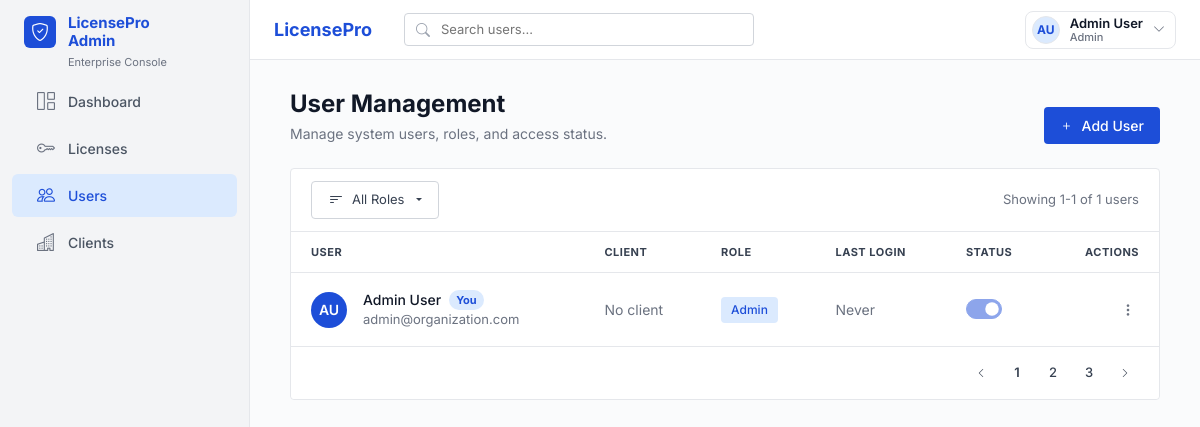
The app's page /public/users.php (signed in) with its own data.
### tables this page shows
CREATE TABLE IF NOT EXISTS users (
    id INT AUTO_INCREMENT PRIMARY KEY,
    client_id INT NULL,
    full_name VARCHAR(120) NOT NULL,
    email VARCHAR(180) NOT NULL UNIQUE,
    password_hash VARCHAR(255) NOT NULL,
    role VARCHAR(32) NOT NULL DEFAULT 'viewer',
    status VARCHAR(32) NOT NULL DEFAULT 'active',
    last_login_at DATETIME NULL,
    created_at DATETIME NOT NULL,
    updated_at DATETIME NOT NULL
);

### public/users.php (the view, shortened to what this page needs)
<?php
require __DIR__ . '/../includes/components.php';
$db = db_connection();
$users = $db->query(
    'SELECT users.id, users.client_id, users.full_name, users.email, users.role, users.status, users.last_login_at,
            clients.name AS client_name
     FROM users
     LEFT JOIN clients ON clients.id = users.client_id
     ORDER BY users.id DESC'
)->fetchAll();
$currentUserId = (int) ($_SESSION['user']['id'] ?? 0);
function user_initials(string $name): string
{
    $parts = preg_split('/\s+/', trim($name));
    $initials = '';
    foreach (array_slice($parts, 0, 2) as $part) {
        $initials .= strtoupper($part[0] ?? '');
    }
    return $initials !== '' ? $initials : 'US';
}
function role_badge(string $role): string
{
    if ($role === 'admin') {
        return 'badge-admin';
    }
    return 'badge-viewer';
}
function format_login(?string $timestamp): string
{
    if (!$timestamp) {
        return 'Never';
    }
    $time = strtotime($timestamp);
    return date('M d, Y h:i A', $time);
}
?>
<!DOCTYPE html>
<html lang="en">
<head>
    <link href="https://cdn.jsdelivr.net/npm/bootstrap@5.3.3/dist/css/bootstrap.min.css" rel="stylesheet">
    <link rel="stylesheet" href="https://cdn.jsdelivr.net/npm/bootstrap-icons@1.11.3/font/bootstrap-icons.min.css">
    <link rel="stylesheet" href="assets/css/users.css">
    <link rel="stylesheet" href="assets/css/components.css">
</head>
<body>
    <?php render_sidebar('users'); ?>
    <?php render_top_nav('Search users...'); ?>
    <div class="main-content">
        <div class="page-header">
            <div>
                <h1 class="page-title">User Management</h1>
                <p class="page-subtitle">Manage system users, roles, and access status.</p>
            </div>
            <div>
                <button class="btn-primary-custom" data-bs-toggle="modal" data-bs-target="#addUserModal">
                    <i class="bi bi-plus" style="margin-right: 2px;"></i> Add User
                </button>
            </div>
        </div>
        <div class="users-card">
            <div class="table-toolbar">
                <div class="dropdown">
                    <button class="btn-outline dropdown-toggle" id="userRoleFilterButton" type="button" data-bs-toggle="dropdown" aria-expanded="false">
                        <i class="bi bi-filter-left" style="font-size: 16px;"></i> <span>All Roles</span>
                    </button>
                </div>
                <div class="pagination-info" id="usersResultCount">
                </div>
            </div>
            <div class="table-responsive">
                <table class="table custom-table mb-0">
                    <thead>
                        <tr>
                            <th>USER</th>
                            <th>CLIENT</th>
                            <th>ROLE</th>
                            <th>LAST LOGIN</th>
                            <th>STATUS</th>
                            <th class="text-end">ACTIONS</th>
                        </tr>
                    </thead>
                    <tbody id="usersTableBody">
                        <?php foreach ($users as $user): ?>
                            <?php $isCurrentUser = (int) $user['id'] === $currentUserId; ?>
                            <tr
                                data-role="<?php echo h($user['role']); ?>"
                                data-status="<?php echo h($user['status']); ?>"
                                data-user-id="<?php echo (int) $user['id']; ?>"
                                data-client-id="<?php echo (int) ($user['client_id'] ?? 0); ?>"
                                data-client-name="<?php echo h($user['client_name'] ?? 'No client'); ?>"
                                data-full-name="<?php echo h($user['full_name']); ?>"
                                data-email="<?php echo h($user['email']); ?>"
                            >
                                <td>
                                    <div class="user-cell">
                                        <div class="avatar avatar-blue"><?php echo h(user_initials($user['full_name'])); ?></div>
                                        <div class="user-info">
                                            <div class="user-name">
                                                <?php echo h($user['full_name']); ?>
                                                <?php if ($isCurrentUser): ?>
                                                    <span class="current-user-pill">You</span>
                                                <?php endif; ?>
                                            </div>
                                            <div class="user-email"><?php echo h($user['email']); ?></div>
                                        </div>
                                    </div>
                                </td>
                                <td class="text-muted text-sm"><?php echo h($user['client_name'] ?? 'No client'); ?></td>
                                <td><span class="role-badge <?php echo role_badge($user['role']); ?>"><?php echo h(ucfirst($user['role'])); ?></span></td>
                                <td class="text-muted text-sm"><?php echo h(format_login($user['last_login_at'])); ?></td>
                                <td>
                                    <?php if ($user['status'] === 'pending'): ?>
                                        <span class="role-badge badge-pending">Pending</span>
                                    <?php else: ?>
                                        <form method="post" action="actions/users_manage.php" class="status-toggle-form">
                                            <div class="form-check form-switch custom-switch">
                                                <input
                                                    class="form-check-input user-status-switch"
                                                    type="checkbox"
                                                    role="switch"
                                                    aria-label="Toggle user status"
                                                    <?php echo $user['status'] === 'active' ? 'checked' : ''; ?>
                                                    <?php echo $isCurrentUser ? 'disabled' : ''; ?>
                                                >
                                            </div>
                                        </form>
                                    <?php endif; ?>
                                </td>
                                <td class="text-end">
                                    <div class="dropdown user-actions">
                                        <button class="btn-icon" type="button" data-bs-toggle="dropdown" aria-expanded="false" aria-label="User actions">
                                            <i class="bi bi-three-dots-vertical"></i>
                                        </button>
                                    </div>
                                </td>
                            </tr>
                        <?php endforeach; ?>
                    </tbody>
                </table>
            </div>
            <div class="table-footer">
                <div class="pagination-container">
                    <button class="btn-page"><i class="bi bi-chevron-left" style="font-size: 10px;"></i></button>
                    <button class="btn-page active">1</button>
                    <button class="btn-page">2</button>
                    <button class="btn-page">3</button>
                    <button class="btn-page"><i class="bi bi-chevron-right" style="font-size: 10px;"></i></button>
                </div>
            </div>
        </div>
    </div>
</body>
</html>

### includes/components.php (shortened to what this page needs)
<?php
function h(?string $value): string
{
    return htmlspecialchars((string) $value, ENT_QUOTES, 'UTF-8');
}
function current_user(): array
{
    return $_SESSION['user'] ?? [];
}
function user_initials_from_name(?string $name): string
{
    $parts = preg_split('/\s+/', trim((string) $name));
    $initials = '';
    foreach (array_slice($parts ?: [], 0, 2) as $part) {
        $initials .= strtoupper($part[0] ?? '');
    }
    return $initials !== '' ? $initials : 'AU';
}
function render_sidebar(string $activePage): void
{
    if (function_exists('auth_user_role') && auth_user_role() === 'viewer') {
        $items = [
            'licenses' => ['href' => 'licence.php', 'icon' => 'bi-key', 'label' => 'Licenses'],
        ];
    } else {
        $items = [
            'dashboard' => ['href' => 'dashboard.php', 'icon' => 'bi-grid-1x2', 'label' => 'Dashboard'],
            'licenses' => ['href' => 'licence.php', 'icon' => 'bi-key', 'label' => 'Licenses'],
            'users' => ['href' => 'users.php', 'icon' => 'bi-people', 'label' => 'Users'],
            'clients' => ['href' => 'clients.php', 'icon' => 'bi-buildings', 'label' => 'Clients'],
        ];
    }
    ?>
    <div class="sidebar" id="sidebar">
        <div class="sidebar-header">
            <div class="sidebar-logo-icon">
                <i class="bi bi-shield-check"></i>
            </div>
            <div class="sidebar-title-group">
                <span class="sidebar-title">LicensePro</span>
                <span class="sidebar-title">Admin</span>
                <span class="sidebar-subtitle">Enterprise Console</span>
            </div>
        </div>
        <nav class="sidebar-nav" aria-label="Main navigation">
            <?php foreach ($items as $key => $item): ?>
                <a href="<?php echo h($item['href']); ?>" class="nav-item-link<?php echo $activePage === $key ? ' active' : ''; ?>">
                    <i class="bi <?php echo h($item['icon']); ?>"></i> <?php echo h($item['label']); ?>
                </a>
            <?php endforeach; ?>
        </nav>
    </div>
    <?php
}
function render_top_nav(string $searchPlaceholder = 'Search...'): void
{
    $user = current_user();
    $name = $user['full_name'] ?? 'Admin User';
    $role = $user['role'] ?? 'admin';
    $initials = user_initials_from_name($name);
    ?>
    <div class="top-navbar">
        <div class="d-flex align-items-center">
            <span class="navbar-brand-text">LicensePro</span>
            <div class="search-container">
                <i class="bi bi-search"></i>
                <input type="text" class="search-input" id="globalSearch" placeholder="<?php echo h($searchPlaceholder); ?>" aria-label="Global search">
            </div>
        </div>
        <div class="top-nav-icons">
            <div class="dropdown account-dropdown">
                <button class="account-menu-toggle" type="button" data-bs-toggle="dropdown" aria-expanded="false" aria-label="Account menu">
                    <span class="user-avatar user-avatar-initials"><?php echo h($initials); ?></span>
                    <span class="account-menu-text">
                        <span class="account-name"><?php echo h($name); ?></span>
                        <span class="account-role"><?php echo h(ucfirst((string) $role)); ?></span>
                    </span>
                    <i class="bi bi-chevron-down account-chevron"></i>
                </button>
            </div>
        </div>
    </div>
    <?php
}

### public/assets/css/components.css (style rules this page uses)
.navbar-brand-text { color: #1d4ed8; font-weight: 700; font-size: 18px; margin-right: 32px; }
.top-nav-icons { gap: 12px; }
.account-dropdown { display: flex; align-items: center; }
.account-menu-toggle { border: 1px solid #e5e7eb; background: #ffffff; color: #111827; display: inline-flex; align-items: center; gap: 10px; min-height: 38px; padding: 4px 10px 4px 6px; border-radius: 8px; cursor: pointer; }
.user-avatar-initials { display: inline-flex; align-items: center; justify-content: center; background: #dbeafe; color: #1d4ed8; font-size: 12px; font-weight: 700; letter-spacing: 0; }
.account-menu-text { display: flex; flex-direction: column; align-items: flex-start; line-height: 1.1; }
.account-name { font-size: 13px; font-weight: 600; color: #111827; }
.account-role { font-size: 11px; font-weight: 500; color: #6b7280; }
.top-nav-icons .account-chevron { color: #6b7280; cursor: pointer; font-size: 12px; }

### records on screen
users: full_name "AU", full_name "Admin User", role "Admin", shows "You", email "admin@organization.com", client_name "No client", last_login_at "Never", status "☑"

### other values on screen
$item['label'] "Dashboard"
$item['label'] "Licenses"
$item['label'] "Users"
$item['label'] "Clients"
